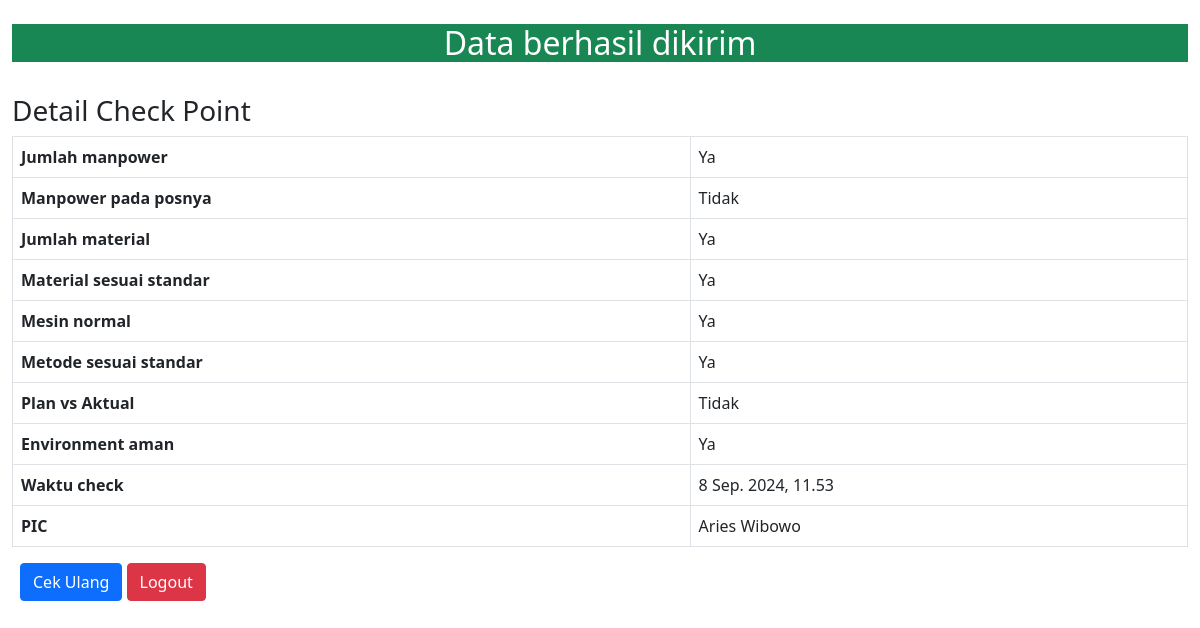
Page /success/2/ on the committed database.
### CheckPointApp/models.py (models this page shows, shortened)
class CpInputModel(models.Model):
    STATUS_CHOICES = (
        (True, 'Ya'),
        (False, 'Tidak')
    )
    mp_jumlah = models.BooleanField(choices=STATUS_CHOICES, default=False, null=False)
    mp_pos = models.BooleanField(choices=STATUS_CHOICES, default=False, null=False)
    material_jumlah = models.BooleanField(choices=STATUS_CHOICES, default=False,null=False)
    material_std = models.BooleanField(choices=STATUS_CHOICES, default=False, null=False)
    mesin_normal = models.BooleanField(choices=STATUS_CHOICES, default=False, null=False)
    metode_sesuai = models.BooleanField(choices=STATUS_CHOICES, default=False, null=False)
    plan_vs_actual = models.BooleanField(choices=STATUS_CHOICES, default=False, null=False)
    environment_aman = models.BooleanField(choices=STATUS_CHOICES, default=False, null=False)
    tanggal_check = models.DateTimeField(auto_now_add=True, null=False)
    person = models.ForeignKey(User, on_delete=models.CASCADE)

### CheckPointApp/views.py (the view)
# urls.py: path('success/<int:pk>/', views.Success.as_view(), name="success"),
class Success(DetailView):
    model = CpInputModel
    template_name = 'success.html'

### templates/success.html (shortened to what this page needs)
{% load static %}
<!DOCTYPE html>
<html>
    <head>
        <link rel="stylesheet" type="text/css" href="https://cdn.datatables.net/1.12.1/css/jquery.dataTables.min.css">
        <link href="https://cdn.jsdelivr.net/npm/bootstrap@5.1.3/dist/css/bootstrap.min.css" rel="stylesheet">
    </head>
    <body class="py-4">
        <div class="container-fluid">
            <div class="bg-success text-center text-white align-middle">
                <h2>Data berhasil dikirim</h2>
            </div>
            <br>
            <h3>Detail Check Point</h3>
            <table class="table table-bordered">
                <tbody>
                    <tr>
                        <th>Jumlah manpower</th>
                        <td>{{ object.mp_jumlah|yesno:"Ya,Tidak" }}</td>
                    </tr>
                    <tr>
                        <th>Manpower pada posnya</th>
                        <td>{{ object.mp_pos|yesno:"Ya,Tidak" }}</td>
                    </tr>
                    <tr>
                        <th>Jumlah material</th>
                        <td>{{ object.material_jumlah|yesno:"Ya,Tidak" }}</td>
                    </tr>
                    <tr>
                        <th>Material sesuai standar</th>
                        <td>{{ object.material_std|yesno:"Ya,Tidak" }}</td>
                    </tr>
                    <tr>
                        <th>Mesin normal</th>
                        <td>{{ object.mesin_normal|yesno:"Ya,Tidak" }}</td>
                    </tr>
                    <tr>
                        <th>Metode sesuai standar</th>
                        <td>{{ object.metode_sesuai|yesno:"Ya,Tidak" }}</td>
                    </tr>
                    <tr>
                        <th>Plan vs Aktual</th>
                        <td>{{ object.plan_vs_actual|yesno:"Ya,Tidak" }}</td>
                    </tr>
                    <tr>
                        <th>Environment aman</th>
                        <td>{{ object.environment_aman|yesno:"Ya,Tidak" }}</td>
                    </tr>
                    <tr>
                        <th>Waktu check</th>
                        <td>{{ object.tanggal_check }}</td>
                    </tr>
                    <tr>
                        <th>PIC</th>
                        <td>{{ object.person.first_name }} {{ object.person.last_name }}</td>
                    </tr>
                </tbody>
            </table>
            <div class="d-inline p-2 text-end">
            <a href="{% url 'CpInput' %}" class="btn btn-primary">Cek Ulang</a>
            <a href="{% url 'logout' %}" class="btn btn-danger">Logout</a>
        </div>
        </div>
    </body>
</html>

### rows in the picture
CpInputModel: mp_jumlah "Ya", mp_pos "Tidak", material_jumlah "Ya", material_std "Ya", mesin_normal "Ya", metode_sesuai "Ya", plan_vs_actual "Tidak", environment_aman "Ya", tanggal_check "8 Sep. 2024, 11.53", person.first_name "Aries", person.last_name "Wibowo"
